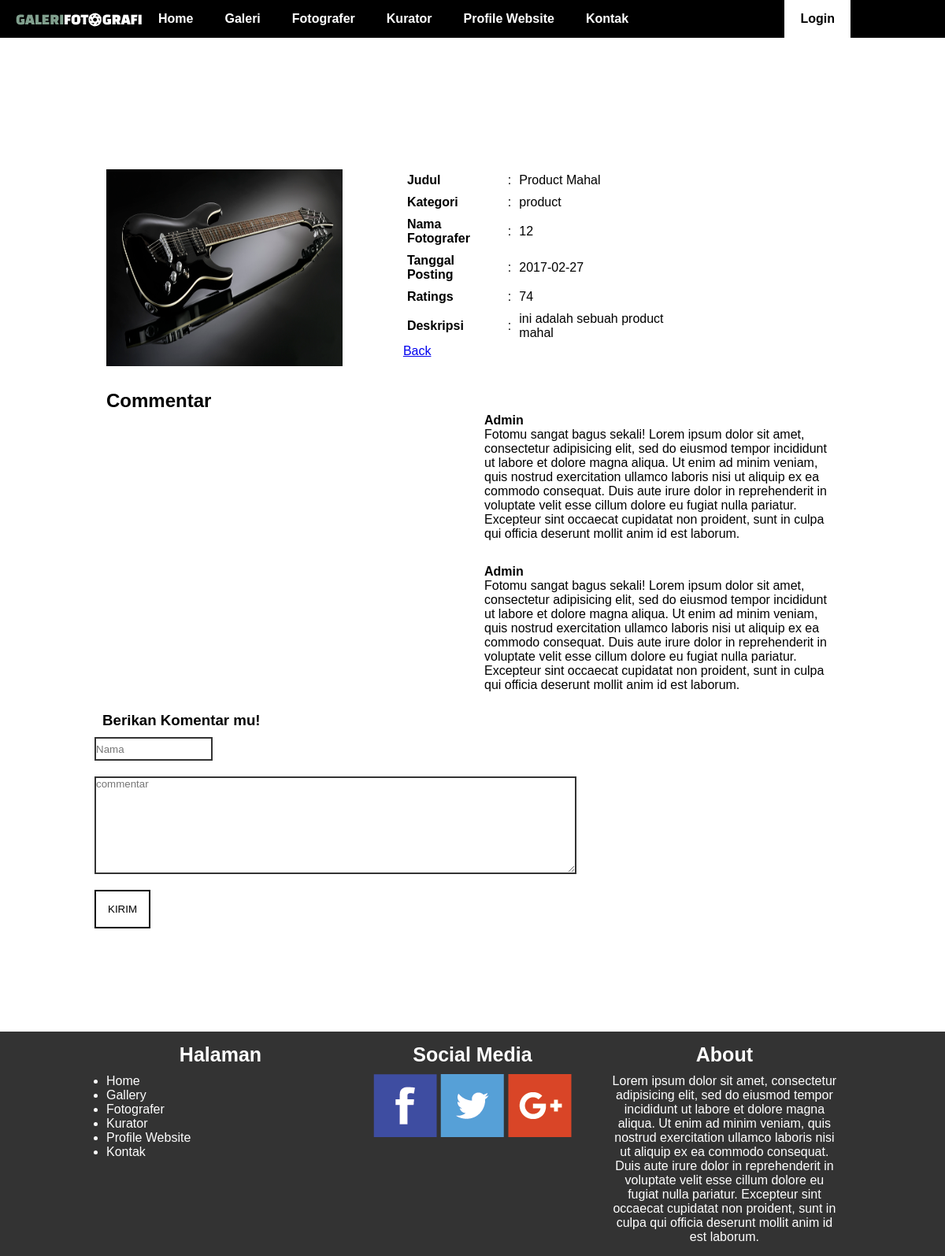
The page /?page=photo&action=view&id=6 on the database its author committed.
### tables this page shows
CREATE TABLE `tb_photo` (
  `id` int(11) NOT NULL,
  `title` varchar(25) NOT NULL,
  `photo` varchar(50) NOT NULL,
  `category` enum('product','people','sport','') DEFAULT NULL,
  `date` date NOT NULL,
  `descPhoto` text NOT NULL,
  `id_user` int(11) NOT NULL,
  `ratings` int(11) DEFAULT NULL
);

CREATE TABLE `tb_comment` (
  `id` int(11) NOT NULL,
  `name` varchar(25) NOT NULL,
  `comment` text NOT NULL,
  `id_photo` int(11) NOT NULL
);

### page/photo-view.php (the view, shortened to what this page needs)
<?php
require_once "header.php";
require_once "core/connection.php";
$id = $_GET['id'];
$query = "SELECT * FROM tb_photo WHERE id ='$id' ";
$result = $conn->query($query);
if($result->num_rows > 0){
  $fetch = $result->fetch_assoc();
?>
<section id="profile">
  <div class="container">
    <div class="row area">
      <div class="col-6">
        <img src="asset/img/<?= $fetch['photo']; ?>" class="box-photo">
      </div>
      <div class="col-6">
        <table>
          <tr>
            <td><b>Judul</b></td>
            <td>:</td>
            <td><?= $fetch['title']; ?></td>
          </tr>
          <tr>
            <td><b>Kategori</b></td>
            <td>:</td>
            <td> <?= $fetch['category'];?></td>
          </tr>
          <tr>
            <td><b>Nama Fotografer</b></td>
            <td>:</td>
            <td> <?= $fetch['id_user'];?></td>
          </tr>
          <tr>
            <td><b>Tanggal Posting</b></td>
            <td>:</td>
            <td> <?= $fetch['date'];?></td>
          </tr>
          <tr>
            <td><b>Ratings</b></td>
            <td>:</td>
            <td> <?= $fetch['ratings'];?></td>
          </tr>
          <tr>
            <td><b>Deskripsi</b></td>
            <td>:</td>
            <td> <?= $fetch['descPhoto'];?></td>
          </tr>
        </table>
        <a href="?page=gallery">Back</a>
      </div>
    </div>
  </div>
</section>
<section id="commentar">
  <div class="container">
    <div class="row">
      <div class="col-6">
        <h1>Commentar</h1>
      </div>
      <?php
        $view_comment = "SELECT * FROM tb_comment";
        $view_result = $conn->query($view_comment);
        if($view_result->num_rows > 0){
          while($comment = $view_result->fetch_assoc()){
      ?>
      <div class="col-6"></div>
      <div class="col-6">
        <p>
          <h4><?= $comment['name'];?></h4>
          <p><?= $comment['comment'];?></p>
        </p>
      </div>
      <?php }} ?>
    </div>
  </div>
<div class="container">
  <h3 style="padding: 10px;">Berikan Komentar mu!</h3>
  <form  action="" method="post">
    <input type="text" name="name" value="" placeholder="Nama" class="form-input">
    <textarea name="commentar" rows="8" cols="80" placeholder="commentar" class="form-comment"></textarea>
    <input type="submit" name="submit" value="KIRIM" class="form-button">
  </form>
</div>
</section>
<?php }
require_once "footer.php"; ?>

### asset/style.css (style rules this page uses)
* { margin: 0px; padding: 0px; box-sizing : border-box; font-family: Helvetica; }
.container { width: 80%; margin: auto; }
.row { content: ''; clear: both; display: table; }
[class*="col-"] { padding: 15px; float: left; }
.col-6 { width: 50%; }
.area { padding-top: 200px; }
.box-photo { width: 300px; height: 250px; }
table { border-collapse: collapse; width: 100%; }
td, th { padding: 5px; }
.form-button { background: transparent; border: 2px solid #000; margin: 0 auto; display: block; padding:15px; }

### page/photo-view.php (style rules this page uses)
.form-input { display: block; width: 150px; height: 30px; margin-bottom: 20px; border: 2px solid #333; }
.form-comment { display: block; border: 2px solid #333; margin-bottom: 20px; }
.form-button { float: left; }

### rows shown on the page
tb_photo: photo (picture), title "Product Mahal", category "product", id_user "12", date "2017-02-27", ratings "74", descPhoto "ini adalah sebuah product mahal"
tb_comment: name "Admin", comment "Fotomu sangat bagus sekali! Lorem ipsum dolor sit amet, consectetur adipisicing elit, sed do eiusmod tempor incididunt ut labore et dolore magna aliqua. Ut enim ad minim veniam, quis nostrud exercitation ullamco laboris nisi ut aliquip ex ea commodo consequat. Duis aute irure dolor in reprehenderit in voluptate velit esse cillum dolore eu fugiat nulla pariatur. Excepteur sint occaecat cupidatat non proident, sunt in culpa qui officia deserunt mollit anim id est laborum."
tb_comment: name "Admin", comment "Fotomu sangat bagus sekali! Lorem ipsum dolor sit amet, consectetur adipisicing elit, sed do eiusmod tempor incididunt ut labore et dolore magna aliqua. Ut enim ad minim veniam, quis nostrud exercitation ullamco laboris nisi ut aliquip ex ea commodo consequat. Duis aute irure dolor in reprehenderit in voluptate velit esse cillum dolore eu fugiat nulla pariatur. Excepteur sint occaecat cupidatat non proident, sunt in culpa qui officia deserunt mollit anim id est laborum."
